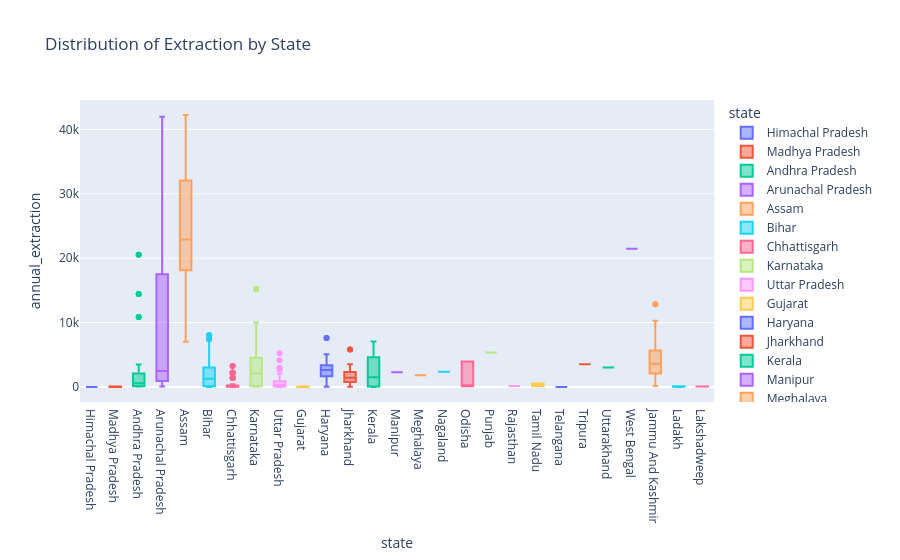

Here is the notebook cell this chart was saved with:
### Code cell
fig = px.box(df,
            x="state",
            y="annual_extraction",
            color="state",
            title="Distribution of Extraction by State")

fig.show()

### Figure 1 — Plotly figure (JSON) as saved in the notebook; plotly's stock layout.template omitted (floating-point values rounded to 4 significant figures)
{"data": [{"alignmentgroup": "True", "hovertemplate": "state=%{x}<br>annual_extraction=%{y}<extra></extra>", "legendgroup": "Himachal Pradesh", "marker": {"color": "#636efa"}, "name": "Himachal Pradesh", "notched": false, "offsetgroup": "Himachal Pradesh", "orientation": "v", "showlegend": true, "type": "box", "x": ["Himachal Pradesh"], "x0": " ", "xaxis": "x", "y": [0.13], "y0": " ", "yaxis": "y"}, {"alignmentgroup": "True", "hovertemplate": "state=%{x}<br>annual_extraction=%{y}<extra></extra>", "legendgroup": "Madhya Pradesh", "marker": {"color": "#EF553B"}, "name": "Madhya Pradesh", "notched": false, "offsetgroup": "Madhya Pradesh", "orientation": "v", "showlegend": true, "type": "box", "x": ["Madhya Pradesh", "Madhya Pradesh", "Madhya Pradesh", "Madhya Pradesh"], "x0": " ", "xaxis": "x", "y": [0.17, 70.98, 68.95, 2.0], "y0": " ", "yaxis": "y"}, {"alignmentgroup": "True", "hovertemplate": "state=%{x}<br>annual_extraction=%{y}<extra></extra>", "legendgroup": "Andhra Pradesh", "marker": {"color": "#00cc96"}, "name": "Andhra Pradesh", "notched": false, "offsetgroup": "Andhra Pradesh", "orientation": "v", "showlegend": true, "type": "box", "x": ["Andhra Pradesh", "Andhra Pradesh", "Andhra Pradesh", "Andhra Pradesh", "Andhra Pradesh", "Andhra Pradesh", "Andhra Pradesh", "Andhra Pradesh", "Andhra Pradesh", "Andhra Pradesh", "Andhra Pradesh", "Andhra Pradesh", "Andhra Pradesh", "Andhra Pradesh", "Andhra Pradesh", "Andhra Pradesh", "Andhra Pradesh", "Andhra Pradesh", "Andhra Pradesh", "Andhra Pradesh", "Andhra Pradesh", "Andhra Pradesh", "Andhra Pradesh", "Andhra Pradesh", "Andhra Pradesh", "Andhra Pradesh", "Andhra Pradesh", "Andhra Pradesh", "Andhra Pradesh", "Andhra Pradesh", "Andhra Pradesh", "Andhra Pradesh", "Andhra Pradesh", "Andhra Pradesh", "Andhra Pradesh", "Andhra Pradesh", "Andhra Pradesh", "Andhra Pradesh", "Andhra Pradesh", "Andhra Pradesh", "Andhra Pradesh", "Andhra Pradesh", "Andhra Pradesh", "Andhra Pradesh", "Andhra Pradesh", "Andhra Pradesh", "Andhra Pradesh", "Andhra Pradesh", "Andhra Pradesh", "Andhra Pradesh", "Andhra Pradesh", "Andhra Pradesh", "Andhra Pradesh", "Andhra Pradesh", "Andhra Pradesh", "Andhra Pradesh", "Andhra Pradesh", "Andhra Pradesh", "Andhra Pradesh", "Andhra Pradesh", "Andhra Pradesh", "Andhra Pradesh", "Andhra Pradesh", "Andhra Pradesh", "Andhra Pradesh", "Andhra Pradesh", "Andhra Pradesh", "Andhra Pradesh", "Andhra Pradesh", "Andhra Pradesh", "Andhra Pradesh", "Andhra Pradesh", "Andhra Pradesh", "Andhra Pradesh", "Andhra Pradesh", "Andhra Pradesh", "Andhra Pradesh", "Andhra Pradesh", "Andhra Pradesh", "Andhra Pradesh", "Andhra Pradesh", "Andhra Pradesh"], "x0": " ", "xaxis": "x", "y": [2861.0, 14420.0, 1324.0, 2836.0, 1323.0, 1247.0, 2605.0, 1621.0, 2065.0, 3487.0, 2078.0, 10850.0, 566.2, 1228.0, 66.02, 1215.0, 1073.0, 20510.0, 595.3, 2623.0, 87.94, 285.3, 2538.0, 235.4, 549.9, 2861.0, 14420.0, 1324.0, 2836.0, 1323.0, 1247.0, 2605.0, 1621.0, 2065.0, 3487.0, 2078.0, 10850.0, 566.2, 1228.0, 66.02, 1215.0, 1073.0, 20510.0, 595.3, 2623.0, 87.94, 285.3, 2538.0, 235.4, 549.9, 68.75, 92.86, 88.89, 96.88, 67.74, 78.95, 96.15, 78.95, 63.64, 93.33, 97.48, 96.53, 67.97, 85.58, 97.75, 94.86, 82.6, 97.22, 74.5, 87.96, 93.78, 98.55, 75.79, 86.57, 91.39, 97.37, 70.33, 71.97, 95.6, 75.13, 81.07, 93.81], "y0": " ", "yaxis": "y"}, {"alignmentgroup": "True", "hovertemplate": "state=%{x}<br>annual_extraction=%{y}<extra></extra>", "legendgroup": "Arunachal Pradesh", "marker": {"color": "#ab63fa"}, "name": "Arunachal Pradesh", "notched": false, "offsetgroup": "Arunachal Pradesh", "orientation": "v", "showlegend": true, "type": "box", "x": ["Arunachal Pradesh", "Arunachal Pradesh", "Arunachal Pradesh", "Arunachal Pradesh", "Arunachal Pradesh", "Arunachal Pradesh", "Arunachal Pradesh", "Arunachal Pradesh", "Arunachal Pradesh", "Arunachal Pradesh", "Arunachal Pradesh", "Arunachal Pradesh", "Arunachal Pradesh", "Arunachal Pradesh", "Arunachal Pradesh", "Arunachal Pradesh", "Arunachal Pradesh", "Arunachal Pradesh", "Arunachal Pradesh", "Arunachal Pradesh", "Arunachal Pradesh", "Arunachal Pradesh"], "x0": " ", "xaxis": "x", "y": [7569.0, 3181.0, 17480.0, 41950.0, 33880.0, 1442.0, 2465.0, 1785.0, 73.65, 397.3, 916.7, 7569.0, 3181.0, 17480.0, 41950.0, 33880.0, 1442.0, 2465.0, 1785.0, 73.65, 397.3, 916.7], "y0": " ", "yaxis": "y"}, {"alignmentgroup": "True", "hovertemplate": "state=%{x}<br>annual_extraction=%{y}<extra></extra>", "legendgroup": "Assam", "marker": {"color": "#FFA15A"}, "name": "Assam", "notched": false, "offsetgroup": "Assam", "orientation": "v", "showlegend": true, "type": "box", "x": ["Assam", "Assam", "Assam", "Assam", "Assam", "Assam", "Assam", "Assam", "Assam", "Assam", "Assam", "Assam", "Assam", "Assam", "Assam", "Assam", "Assam", "Assam", "Assam", "Assam", "Assam", "Assam", "Assam", "Assam", "Assam", "Assam", "Assam", "Assam", "Assam", "Assam", "Assam", "Assam", "Assam", "Assam", "Assam", "Assam", "Assam", "Assam", "Assam", "Assam", "Assam", "Assam", "Assam", "Assam", "Assam", "Assam", "Assam", "Assam", "Assam", "Assam", "Assam", "Assam", "Assam", "Assam"], "x0": " ", "xaxis": "x", "y": [27270.0, 22900.0, 12850.0, 23180.0, 25350.0, 14210.0, 38010.0, 18120.0, 37790.0, 19070.0, 19330.0, 29900.0, 9513.0, 32140.0, 22460.0, 7024.0, 26990.0, 19370.0, 42130.0, 30090.0, 8475.0, 21450.0, 8850.0, 32060.0, 42220.0, 40140.0, 22150.0, 27270.0, 22900.0, 12850.0, 23180.0, 25350.0, 14210.0, 38010.0, 18120.0, 37790.0, 19070.0, 19330.0, 29900.0, 9513.0, 32140.0, 22460.0, 7024.0, 26990.0, 19370.0, 42130.0, 30090.0, 8475.0, 21450.0, 8850.0, 32060.0, 42220.0, 40140.0, 22150.0], "y0": " ", "yaxis": "y"}, {"alignmentgroup": "True", "hovertemplate": "state=%{x}<br>annual_extraction=%{y}<extra></extra>", "legendgroup": "Bihar", "marker": {"color": "#19d3f3"}, "name": "Bihar", "notched": false, "offsetgroup": "Bihar", "orientation": "v", "showlegend": true, "type": "box", "x": ["Bihar", "Bihar", "Bihar", "Bihar", "Bihar", "Bihar", "Bihar", "Bihar", "Bihar", "Bihar", "Bihar", "Bihar", "Bihar", "Bihar", "Bihar", "Bihar", "Bihar", "Bihar", "Bihar", "Bihar", "Bihar", "Bihar", "Bihar", "Bihar", "Bihar", "Bihar", "Bihar", "Bihar", "Bihar", "Bihar", "Bihar", "Bihar", "Bihar", "Bihar", "Bihar", "Bihar", "Bihar", "Bihar", "Bihar", "Bihar", "Bihar", "Bihar", "Bihar", "Bihar", "Bihar", "Bihar", "Bihar", "Bihar", "Bihar", "Bihar", "Bihar", "Bihar", "Bihar", "Bihar", "Bihar", "Bihar", "Bihar", "Bihar", "Bihar", "Bihar", "Bihar", "Bihar", "Bihar", "Bihar", "Bihar", "Bihar", "Bihar", "Bihar", "Bihar", "Bihar", "Bihar", "Bihar", "Bihar", "Bihar", "Bihar", "Bihar", "Bihar", "Bihar", "Bihar", "Bihar", "Bihar", "Bihar", "Bihar", "Bihar", "Bihar", "Bihar", "Bihar", "Bihar", "Bihar", "Bihar", "Bihar", "Bihar", "Bihar", "Bihar", "Bihar", "Bihar", "Bihar", "Bihar", "Bihar"], "x0": " ", "xaxis": "x", "y": [7485.0, 0.0, 1116.0, 915.1, 2725.0, 6287.0, 1104.0, 626.8, 4990.0, 5352.0, 2497.0, 1553.0, 1686.0, 462.5, 900.8, 7209.0, 1883.0, 5300.0, 1279.0, 3932.0, 8012.0, 1546.0, 4232.0, 1283.0, 2056.0, 1991.0, 1554.0, 4222.0, 3002.0, 610.2, 844.1, 887.5, 4816.0, 1784.0, 7485.0, 0.0, 1116.0, 915.1, 2725.0, 6287.0, 1104.0, 626.8, 4990.0, 5352.0, 2497.0, 1553.0, 1686.0, 462.5, 900.8, 7209.0, 1883.0, 5300.0, 1279.0, 3932.0, 8012.0, 1546.0, 4232.0, 1283.0, 2056.0, 1991.0, 1554.0, 4222.0, 3002.0, 610.2, 844.1, 887.5, 4816.0, 1784.0, 4860.0, 4860.0, 89.47, 70.0, 83.33, 62.5, 88.89, 83.74, 76.56, 91.35, 84.09, 81.58, 36.13, 67.54, 38.05, 76.04, 87.89, 68.74, 85.34, 67.38, 95.64, 84.33, 74.73, 92.94, 79.06, 83.69, 36.55, 65.05, 39.5, 75.74, 95.79], "y0": " ", "yaxis": "y"}, {"alignmentgroup": "True", "hovertemplate": "state=%{x}<br>annual_extraction=%{y}<extra></extra>", "legendgroup": "Chhattisgarh", "marker": {"color": "#FF6692"}, "name": "Chhattisgarh", "notched": false, "offsetgroup": "Chhattisgarh", "orientation": "v", "showlegend": true, "type": "box", "x": ["Chhattisgarh", "Chhattisgarh", "Chhattisgarh", "Chhattisgarh", "Chhattisgarh", "Chhattisgarh", "Chhattisgarh", "Chhattisgarh", "Chhattisgarh", "Chhattisgarh", "Chhattisgarh", "Chhattisgarh", "Chhattisgarh", "Chhattisgarh", "Chhattisgarh", "Chhattisgarh", "Chhattisgarh", "Chhattisgarh", "Chhattisgarh", "Chhattisgarh", "Chhattisgarh", "Chhattisgarh", "Chhattisgarh", "Chhattisgarh", "Chhattisgarh", "Chhattisgarh", "Chhattisgarh", "Chhattisgarh", "Chhattisgarh", "Chhattisgarh", "Chhattisgarh", "Chhattisgarh", "Chhattisgarh", "Chhattisgarh", "Chhattisgarh", "Chhattisgarh", "Chhattisgarh", "Chhattisgarh", "Chhattisgarh", "Chhattisgarh", "Chhattisgarh", "Chhattisgarh", "Chhattisgarh", "Chhattisgarh", "Chhattisgarh", "Chhattisgarh", "Chhattisgarh", "Chhattisgarh", "Chhattisgarh", "Chhattisgarh", "Chhattisgarh", "Chhattisgarh", "Chhattisgarh", "Chhattisgarh", "Chhattisgarh", "Chhattisgarh", "Chhattisgarh", "Chhattisgarh", "Chhattisgarh", "Chhattisgarh", "Chhattisgarh", "Chhattisgarh", "Chhattisgarh", "Chhattisgarh", "Chhattisgarh", "Chhattisgarh", "Chhattisgarh", "Chhattisgarh", "Chhattisgarh", "Chhattisgarh", "Chhattisgarh", "Chhattisgarh", "Chhattisgarh", "Chhattisgarh", "Chhattisgarh", "Chhattisgarh", "Chhattisgarh"], "x0": " ", "xaxis": "x", "y": [0.0, 309.1, 426.6, 0.0, 0.0, 0.0, 1409.0, 2224.0, 325.7, 217.3, 0.0, 309.1, 426.6, 0.0, 0.0, 0.0, 1409.0, 2224.0, 325.7, 217.3, 0.0, 2107.0, 257.6, 53.68, 3230.0, 0.0, 0.0, 2107.0, 257.6, 53.68, 3230.0, 0.0, 1398.0, 1398.0, 40.0, 50.0, 50.0, 33.33, 80.0, 75.0, 85.71, 60.0, 83.33, 25.0, 75.0, 50.0, 50.0, 72.73, 85.71, 41.84, 37.44, 37.61, 34.61, 74.56, 83.78, 87.08, 66.0, 27.27, 84.48, 59.12, 54.19, 68.87, 83.91, 49.45, 49.52, 48.89, 32.86, 77.38, 73.67, 46.24, 68.35, 26.01, 88.44, 53.27, 49.82, 74.96, 80.97], "y0": " ", "yaxis": "y"}, {"alignmentgroup": "True", "hovertemplate": "state=%{x}<br>annual_extraction=%{y}<extra></extra>", "legendgroup": "Karnataka", "marker": {"color": "#B6E880"}, "name": "Karnataka", "notched": false, "offsetgroup": "Karnataka", "orientation": "v", "showlegend": true, "type": "box", "x": ["Karnataka", "Karnataka", "Karnataka", "Karnataka", "Karnataka", "Karnataka", "Karnataka", "Karnataka", "Karnataka", "Karnataka", "Karnataka", "Karnataka", "Karnataka", "Karnataka", "Karnataka", "Karnataka", "Karnataka", "Karnataka", "Karnataka", "Karnataka", "Karnataka", "Karnataka", "Karnataka", "Karnataka", "Karnataka", "Karnataka", "Karnataka", "Karnataka", "Karnataka", "Karnataka", "Karnataka", "Karnataka", "Karnataka", "Karnataka", "Karnataka", "Karnataka", "Karnataka", "Karnataka", "Karnataka", "Karnataka", "Karnataka", "Karnataka", "Karnataka"], "x0": " ", "xaxis": "x", "y": [214.9, 214.9, 2434.0, 2094.0, 15200.0, 300.1, 5056.0, 10010.0, 3087.0, 4545.0, 2036.0, 6384.0, 25.43, 2300.0, 2610.0, 5207.0, 627.9, 2434.0, 2094.0, 15200.0, 300.1, 5056.0, 10010.0, 3087.0, 4545.0, 2036.0, 6384.0, 25.43, 2300.0, 2610.0, 5207.0, 627.9, 780.6, 780.6, 21.71, 48.18, 73.55, 40.28, 20.86, 46.1, 50.83, 78.43, 83.18], "y0": " ", "yaxis": "y"}, {"alignmentgroup": "True", "hovertemplate": "state=%{x}<br>annual_extraction=%{y}<extra></extra>", "legendgroup": "Uttar Pradesh", "marker": {"color": "#FF97FF"}, "name": "Uttar Pradesh", "notched": false, "offsetgroup": "Uttar Pradesh", "orientation": "v", "showlegend": true, "type": "box", "x": ["Uttar Pradesh", "Uttar Pradesh", "Uttar Pradesh", "Uttar Pradesh", "Uttar Pradesh", "Uttar Pradesh", "Uttar Pradesh", "Uttar Pradesh", "Uttar Pradesh", "Uttar Pradesh", "Uttar Pradesh", "Uttar Pradesh", "Uttar Pradesh", "Uttar Pradesh", "Uttar Pradesh", "Uttar Pradesh", "Uttar Pradesh", "Uttar Pradesh", "Uttar Pradesh", "Uttar Pradesh", "Uttar Pradesh", "Uttar Pradesh", "Uttar Pradesh", "Uttar Pradesh", "Uttar Pradesh", "Uttar Pradesh", "Uttar Pradesh", "Uttar Pradesh", "Uttar Pradesh", "Uttar Pradesh", "Uttar Pradesh", "Uttar Pradesh", "Uttar Pradesh", "Uttar Pradesh", "Uttar Pradesh", "Uttar Pradesh", "Uttar Pradesh", "Uttar Pradesh", "Uttar Pradesh", "Uttar Pradesh", "Uttar Pradesh", "Uttar Pradesh", "Uttar Pradesh", "Uttar Pradesh", "Uttar Pradesh", "Uttar Pradesh", "Uttar Pradesh", "Uttar Pradesh", "Uttar Pradesh", "Uttar Pradesh", "Uttar Pradesh", "Uttar Pradesh", "Uttar Pradesh", "Uttar Pradesh", "Uttar Pradesh", "Uttar Pradesh", "Uttar Pradesh", "Uttar Pradesh", "Uttar Pradesh", "Uttar Pradesh", "Uttar Pradesh", "Uttar Pradesh", "Uttar Pradesh", "Uttar Pradesh", "Uttar Pradesh", "Uttar Pradesh", "Uttar Pradesh", "Uttar Pradesh", "Uttar Pradesh", "Uttar Pradesh", "Uttar Pradesh", "Uttar Pradesh", "Uttar Pradesh", "Uttar Pradesh", "Uttar Pradesh", "Uttar Pradesh", "Uttar Pradesh", "Uttar Pradesh", "Uttar Pradesh", "Uttar Pradesh", "Uttar Pradesh", "Uttar Pradesh", "Uttar Pradesh", "Uttar Pradesh", "Uttar Pradesh", "Uttar Pradesh", "Uttar Pradesh", "Uttar Pradesh", "Uttar Pradesh", "Uttar Pradesh", "Uttar Pradesh", "Uttar Pradesh", "Uttar Pradesh", "Uttar Pradesh", "Uttar Pradesh", "Uttar Pradesh", "Uttar Pradesh", "Uttar Pradesh", "Uttar Pradesh", "Uttar Pradesh", "Uttar Pradesh", "Uttar Pradesh", "Uttar Pradesh", "Uttar Pradesh", "Uttar Pradesh", "Uttar Pradesh", "Uttar Pradesh", "Uttar Pradesh", "Uttar Pradesh", "Uttar Pradesh", "Uttar Pradesh", "Uttar Pradesh", "Uttar Pradesh", "Uttar Pradesh", "Uttar Pradesh", "Uttar Pradesh", "Uttar Pradesh", "Uttar Pradesh", "Uttar Pradesh", "Uttar Pradesh", "Uttar Pradesh", "Uttar Pradesh", "Uttar Pradesh"], "x0": " ", "xaxis": "x", "y": [236.6, 236.6, 0.0, 0.0, 0.0, 0.0, 547.7, 1608.0, 392.2, 891.9, 286.7, 447.7, 1265.0, 2946.0, 1800.0, 519.8, 1122.0, 1402.0, 1631.0, 1161.0, 279.6, 305.4, 539.4, 445.3, 1187.0, 2046.0, 442.1, 513.3, 214.9, 0.0, 675.6, 684.6, 557.7, 271.2, 0.0, 547.7, 1608.0, 392.2, 891.9, 286.7, 447.7, 1265.0, 2946.0, 1800.0, 519.8, 1122.0, 1402.0, 1631.0, 1161.0, 279.6, 305.4, 539.4, 445.3, 1187.0, 2046.0, 442.1, 513.3, 214.9, 0.0, 675.6, 684.6, 557.7, 271.2, 0.0, 829.9, 792.7, 57.63, 1107.0, 4157.0, 203.2, 1571.0, 5245.0, 929.6, 2691.0, 1483.0, 2012.0, 129.2, 174.6, 966.1, 123.1, 25.0, 85.71, 28.72, 89.07, 21.59, 90.95, 79.05, 62.18, 22.3, 68.52, 29.99, 24.51, 26.64, 6.18, 88.35, 80.73, 63.61, 43.11, 59.03, 26.5, 81.48, 42.14, 63.21, 13.53, 92.86, 92.48, 48.76, 28.79, 85.19, 24.07, 49.03, 89.0, 81.51, 65.25, 34.65, 67.89, 27.23, 17.81, 26.86, 4.22, 88.8, 78.75, 57.26], "y0": " ", "yaxis": "y"}, {"alignmentgroup": "True", "hovertemplate": "state=%{x}<br>annual_extraction=%{y}<extra></extra>", "legendgroup": "Gujarat", "marker": {"color": "#FECB52"}, "name": "Gujarat", "notched": false, "offsetgroup": "Gujarat", "orientation": "v", "showlegend": true, "type": "box", "x": ["Gujarat", "Gujarat", "Gujarat", "Gujarat", "Gujarat", "Gujarat", "Gujarat", "Gujarat", "Gujarat", "Gujarat", "Gujarat", "Gujarat", "Gujarat", "Gujarat", "Gujarat", "Gujarat", "Gujarat", "Gujarat", "Gujarat", "Gujarat", "Gujarat", "Gujarat", "Gujarat", "Gujarat", "Gujarat", "Gujarat", "Gujarat", "Gujarat", "Gujarat", "Gujarat", "Gujarat", "Gujarat", "Gujarat", "Gujarat", "Gujarat", "Gujarat", "Gujarat", "Gujarat", "Gujarat", "Gujarat", "Gujarat", "Gujarat", "Gujarat", "Gujarat", "Gujarat", "Gujarat", "Gujarat", "Gujarat", "Gujarat", "Gujarat", "Gujarat", "Gujarat", "Gujarat", "Gujarat", "Gujarat", "Gujarat", "Gujarat", "Gujarat", "Gujarat", "Gujarat"], "x0": " ", "xaxis": "x", "y": [0.0, 0.0, 0.0, 0.0, 0.0, 0.0, 0.0, 0.0, 0.0, 0.0, 0.0, 0.0, 0.0, 0.0, 0.0, 0.0, 0.0, 0.0, 0.0, 0.0, 0.0, 0.0, 0.0, 0.0, 40.0, 90.91, 75.0, 50.0, 83.33, 83.33, 80.0, 50.0, 75.0, 80.0, 90.0, 55.56, 43.4, 97.21, 69.98, 38.97, 94.97, 89.81, 53.3, 56.86, 67.13, 82.89, 93.49, 63.99, 42.3, 88.67, 63.91, 54.13, 91.17, 89.35, 77.72, 48.89, 68.92, 84.83, 94.36, 63.62], "y0": " ", "yaxis": "y"}, {"alignmentgroup": "True", "hovertemplate": "state=%{x}<br>annual_extraction=%{y}<extra></extra>", "legendgroup": "Haryana", "marker": {"color": "#636efa"}, "name": "Haryana", "notched": false, "offsetgroup": "Haryana", "orientation": "v", "showlegend": true, "type": "box", "x": ["Haryana", "Haryana", "Haryana", "Haryana", "Haryana", "Haryana", "Haryana", "Haryana", "Haryana", "Haryana", "Haryana", "Haryana", "Haryana", "Haryana", "Haryana", "Haryana", "Haryana", "Haryana", "Haryana", "Haryana", "Haryana", "Haryana", "Haryana", "Haryana", "Haryana", "Haryana", "Haryana", "Haryana", "Haryana", "Haryana", "Haryana", "Haryana", "Haryana", "Haryana", "Haryana", "Haryana", "Haryana", "Haryana", "Haryana", "Haryana", "Haryana", "Haryana"], "x0": " ", "xaxis": "x", "y": [5060.0, 1917.0, 1004.0, 2656.0, 3206.0, 3361.0, 2920.0, 7590.0, 2787.0, 3860.0, 2637.0, 2350.0, 1089.0, 1651.0, 1784.0, 3485.0, 3851.0, 1281.0, 2119.0, 5060.0, 1917.0, 1004.0, 2656.0, 3206.0, 3361.0, 2920.0, 7590.0, 2787.0, 3860.0, 2637.0, 2350.0, 1089.0, 1651.0, 1784.0, 3485.0, 3851.0, 1281.0, 2119.0, 17.13, 39.73, 24.89, 41.12], "y0": " ", "yaxis": "y"}, {"alignmentgroup": "True", "hovertemplate": "state=%{x}<br>annual_extraction=%{y}<extra></extra>", "legendgroup": "Jharkhand", "marker": {"color": "#EF553B"}, "name": "Jharkhand", "notched": false, "offsetgroup": "Jharkhand", "orientation": "v", "showlegend": true, "type": "box", "x": ["Jharkhand", "Jharkhand", "Jharkhand", "Jharkhand", "Jharkhand", "Jharkhand", "Jharkhand", "Jharkhand", "Jharkhand", "Jharkhand", "Jharkhand", "Jharkhand", "Jharkhand", "Jharkhand", "Jharkhand", "Jharkhand", "Jharkhand", "Jharkhand", "Jharkhand", "Jharkhand", "Jharkhand", "Jharkhand", "Jharkhand", "Jharkhand", "Jharkhand", "Jharkhand", "Jharkhand", "Jharkhand", "Jharkhand", "Jharkhand", "Jharkhand", "Jharkhand", "Jharkhand", "Jharkhand", "Jharkhand", "Jharkhand", "Jharkhand", "Jharkhand", "Jharkhand", "Jharkhand", "Jharkhand"], "x0": " ", "xaxis": "x", "y": [1994.0, 755.3, 1331.0, 1409.0, 3266.0, 2205.0, 1627.0, 3499.0, 829.7, 1076.0, 434.5, 1494.0, 1382.0, 2685.0, 3314.0, 2060.0, 737.1, 5801.0, 1994.0, 755.3, 1331.0, 1409.0, 3266.0, 2205.0, 1627.0, 3499.0, 829.7, 1076.0, 434.5, 1494.0, 1382.0, 2685.0, 3314.0, 2060.0, 737.1, 5801.0, 90.89, 79.3, 24.96, 69.88, 78.17], "y0": " ", "yaxis": "y"}, {"alignmentgroup": "True", "hovertemplate": "state=%{x}<br>annual_extraction=%{y}<extra></extra>", "legendgroup": "Kerala", "marker": {"color": "#00cc96"}, "name": "Kerala", "notched": false, "offsetgroup": "Kerala", "orientation": "v", "showlegend": true, "type": "box", "x": ["Kerala", "Kerala", "Kerala", "Kerala", "Kerala", "Kerala", "Kerala", "Kerala", "Kerala", "Kerala", "Kerala", "Kerala", "Kerala", "Kerala", "Kerala", "Kerala", "Kerala", "Kerala", "Kerala", "Kerala", "Kerala", "Kerala", "Kerala", "Kerala", "Kerala", "Kerala", "Kerala", "Kerala", "Kerala", "Kerala", "Kerala", "Kerala", "Kerala", "Kerala", "Kerala", "Kerala", "Kerala", "Kerala"], "x0": " ", "xaxis": "x", "y": [3337.0, 6802.0, 907.2, 1489.0, 7056.0, 4619.0, 4181.0, 3920.0, 5680.0, 6292.0, 2249.0, 0.0, 3337.0, 6802.0, 907.2, 1489.0, 7056.0, 4619.0, 4181.0, 3920.0, 5680.0, 6292.0, 2249.0, 0.0, 76.85, 70.52, 82.85, 85.03, 53.36, 84.24, 75.28, 78.48, 74.77, 83.53, 86.18, 52.21, 86.98, 69.88], "y0": " ", "yaxis": "y"}, {"alignmentgroup": "True", "hovertemplate": "state=%{x}<br>annual_extraction=%{y}<extra></extra>", "legendgroup": "Manipur", "marker": {"color": "#ab63fa"}, "name": "Manipur", "notched": false, "offsetgroup": "Manipur", "orientation": "v", "showlegend": true, "type": "box", "x": ["Manipur"], "x0": " ", "xaxis": "x", "y": [2258.0], "y0": " ", "yaxis": "y"}, {"alignmentgroup": "True", "hovertemplate": "state=%{x}<br>annual_extraction=%{y}<extra></extra>", "legendgroup": "Meghalaya", "marker": {"color": "#FFA15A"}, "name": "Meghalaya", "notched": false, "offsetgroup": "Meghalaya", "orientation": "v", "showlegend": true, "type": "box", "x": ["Meghalaya", "Meghalaya"], "x0": " ", "xaxis": "x", "y": [1796.0, 1796.0], "y0": " ", "yaxis": "y"}, {"alignmentgroup": "True", "hovertemplate": "state=%{x}<br>annual_extraction=%{y}<extra></extra>", "legendgroup": "Nagaland", "marker": {"color": "#19d3f3"}, "name": "Nagaland", "notched": false, "offsetgroup": "Nagaland", "orientation": "v", "showlegend": true, "type": "box", "x": ["Nagaland", "Nagaland"], "x0": " ", "xaxis": "x", "y": [2359.0, 2359.0], "y0": " ", "yaxis": "y"}, {"alignmentgroup": "True", "hovertemplate": "state=%{x}<br>annual_extraction=%{y}<extra></extra>", "legendgroup": "Odisha", "marker": {"color": "#FF6692"}, "name": "Odisha", "notched": false, "offsetgroup": "Odisha", "orientation": "v", "showlegend": true, "type": "box", "x": ["Odisha", "Odisha", "Odisha", "Odisha", "Odisha"], "x0": " ", "xaxis": "x", "y": [3947.0, 3947.0, 87.5, 94.38, 94.32], "y0": " ", "yaxis": "y"}, {"alignmentgroup": "True", "hovertemplate": "state=%{x}<br>annual_extraction=%{y}<extra></extra>", "legendgroup": "Punjab", "marker": {"color": "#B6E880"}, "name": "Punjab", "notched": false, "offsetgroup": "Punjab", "orientation": "v", "showlegend": true, "type": "box", "x": ["Punjab", "Punjab"], "x0": " ", "xaxis": "x", "y": [5345.0, 5345.0], "y0": " ", "yaxis": "y"}, {"alignmentgroup": "True", "hovertemplate": "state=%{x}<br>annual_extraction=%{y}<extra></extra>", "legendgroup": "Rajasthan", "marker": {"color": "#FF97FF"}, "name": "Rajasthan", "notched": false, "offsetgroup": "Rajasthan", "orientation": "v", "showlegend": true, "type": "box", "x": ["Rajasthan", "Rajasthan"], "x0": " ", "xaxis": "x", "y": [139.7, 139.7], "y0": " ", "yaxis": "y"}, {"alignmentgroup": "True", "hovertemplate": "state=%{x}<br>annual_extraction=%{y}<extra></extra>", "legendgroup": "Tamil Nadu", "marker": {"color": "#FECB52"}, "name": "Tamil Nadu", "notched": false, "offsetgroup": "Tamil Nadu", "orientation": "v", "showlegend": true, "type": "box", "x": ["Tamil Nadu", "Tamil Nadu", "Tamil Nadu", "Tamil Nadu"], "x0": " ", "xaxis": "x", "y": [529.4, 529.4, 91.23, 85.08], "y0": " ", "yaxis": "y"}, {"alignmentgroup": "True", "hovertemplate": "state=%{x}<br>annual_extraction=%{y}<extra></extra>", "legendgroup": "Telangana", "marker": {"color": "#636efa"}, "name": "Telangana", "notched": false, "offsetgroup": "Telangana", "orientation": "v", "showlegend": true, "type": "box", "x": ["Telangana", "Telangana"], "x0": " ", "xaxis": "x", "y": [0.0, 0.0], "y0": " ", "yaxis": "y"}, {"alignmentgroup": "True", "hovertemplate": "state=%{x}<br>annual_extraction=%{y}<extra></extra>", "legendgroup": "Tripura", "marker": {"color": "#EF553B"}, "name": "Tripura", "notched": false, "offsetgroup": "Tripura", "orientation": "v", "showlegend": true, "type": "box", "x": ["Tripura", "Tripura"], "x0": " ", "xaxis": "x", "y": [3503.0, 3503.0], "y0": " ", "yaxis": "y"}, {"alignmentgroup": "True", "hovertemplate": "state=%{x}<br>annual_extraction=%{y}<extra></extra>", "legendgroup": "Uttarakhand", "marker": {"color": "#00cc96"}, "name": "Uttarakhand", "notched": false, "offsetgroup": "Uttarakhand", "orientation": "v", "showlegend": true, "type": "box", "x": ["Uttarakhand", "Uttarakhand"], "x0": " ", "xaxis": "x", "y": [2995.0, 2995.0], "y0": " ", "yaxis": "y"}, {"alignmentgroup": "True", "hovertemplate": "state=%{x}<br>annual_extraction=%{y}<extra></extra>", "legendgroup": "West Bengal", "marker": {"color": "#ab63fa"}, "name": "West Bengal", "notched": false, "offsetgroup": "West Bengal", "orientation": "v", "showlegend": true, "type": "box", "x": ["West Bengal", "West Bengal"], "x0": " ", "xaxis": "x", "y": [21450.0, 21450.0], "y0": " ", "yaxis": "y"}, {"alignmentgroup": "True", "hovertemplate": "state=%{x}<br>annual_extraction=%{y}<extra></extra>", "legendgroup": "Jammu And Kashmir", "marker": {"color": "#FFA15A"}, "name": "Jammu And Kashmir", "notched": false, "offsetgroup": "Jammu And Kashmir", "orientation": "v", "showlegend": true, "type": "box", "x": ["Jammu And Kashmir", "Jammu And Kashmir", "Jammu And Kashmir", "Jammu And Kashmir", "Jammu And Kashmir", "Jammu And Kashmir", "Jammu And Kashmir", "Jammu And Kashmir", "Jammu And Kashmir", "Jammu And Kashmir", "Jammu And Kashmir", "Jammu And Kashmir", "Jammu And Kashmir", "Jammu And Kashmir", "Jammu And Kashmir", "Jammu And Kashmir", "Jammu And Kashmir", "Jammu And Kashmir", "Jammu And Kashmir", "Jammu And Kashmir", "Jammu And Kashmir", "Jammu And Kashmir", "Jammu And Kashmir", "Jammu And Kashmir", "Jammu And Kashmir", "Jammu And Kashmir", "Jammu And Kashmir", "Jammu And Kashmir", "Jammu And Kashmir", "Jammu And Kashmir", "Jammu And Kashmir", "Jammu And Kashmir", "Jammu And Kashmir", "Jammu And Kashmir", "Jammu And Kashmir", "Jammu And Kashmir", "Jammu And Kashmir", "Jammu And Kashmir", "Jammu And Kashmir", "Jammu And Kashmir"], "x0": " ", "xaxis": "x", "y": [10290.0, 5301.0, 12820.0, 2859.0, 151.8, 401.8, 7492.0, 3666.0, 525.2, 4223.0, 3078.0, 1638.0, 3801.0, 6012.0, 313.4, 2511.0, 3501.0, 4760.0, 8576.0, 3177.0, 10290.0, 5301.0, 12820.0, 2859.0, 151.8, 401.8, 7492.0, 3666.0, 525.2, 4223.0, 3078.0, 1638.0, 3801.0, 6012.0, 313.4, 2511.0, 3501.0, 4760.0, 8576.0, 3177.0], "y0": " ", "yaxis": "y"}, {"alignmentgroup": "True", "hovertemplate": "state=%{x}<br>annual_extraction=%{y}<extra></extra>", "legendgroup": "Ladakh", "marker": {"color": "#19d3f3"}, "name": "Ladakh", "notched": false, "offsetgroup": "Ladakh", "orientation": "v", "showlegend": true, "type": "box", "x": ["Ladakh", "Ladakh", "Ladakh"], "x0": " ", "xaxis": "x", "y": [94.44, 90.39, 0.0], "y0": " ", "yaxis": "y"}, {"alignmentgroup": "True", "hovertemplate": "state=%{x}<br>annual_extraction=%{y}<extra></extra>", "legendgroup": "Lakshadweep", "marker": {"color": "#FF6692"}, "name": "Lakshadweep", "notched": false, "offsetgroup": "Lakshadweep", "orientation": "v", "showlegend": true, "type": "box", "x": ["Lakshadweep", "Lakshadweep", "Lakshadweep"], "x0": " ", "xaxis": "x", "y": [80.0, 75.6, 75.6], "y0": " ", "yaxis": "y"}], "layout": {"boxmode": "overlay", "legend": {"title": {"text": "state"}, "tracegroupgap": 0}, "title": {"text": "Distribution of Extraction by State"}, "xaxis": {"anchor": "y", "categoryarray": ["Himachal Pradesh", "Madhya Pradesh", "Andhra Pradesh", "Arunachal Pradesh", "Assam", "Bihar", "Chhattisgarh", "Karnataka", "Uttar Pradesh", "Gujarat", "Haryana", "Jharkhand", "Kerala", "Manipur", "Meghalaya", "Nagaland", "Odisha", "Punjab", "Rajasthan", "Tamil Nadu", "Telangana", "Tripura", "Uttarakhand", "West Bengal", "Jammu And Kashmir", "Ladakh", "Lakshadweep"], "categoryorder": "array", "domain": [0, 1], "title": {"text": "state"}}, "yaxis": {"anchor": "x", "domain": [0, 1], "title": {"text": "annual_extraction"}}}}
